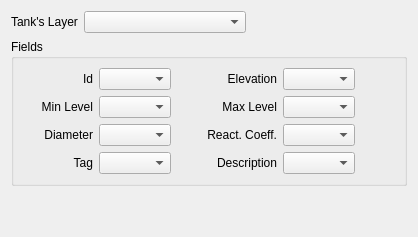
           <widget class="QWidget" name="tabTanks">
            <attribute name="title">
             <string>Tanks</string>
            </attribute>
            <layout class="QGridLayout" name="gridLayout_17">
             <item row="0" column="0">
              <layout class="QGridLayout" name="gridLayout_15">
               <item row="0" column="0">
                <layout class="QHBoxLayout" name="horizontalLayout_25">
                 <item>
                  <widget class="QLabel" name="label_43">
                   <property name="text">
                    <string>Tank's Layer</string>
                   </property>
                  </widget>
                 </item>
                 <item>
                  <widget class="QComboBox" name="cbTankLayer">
                   <property name="sizePolicy">
                    <sizepolicy hsizetype="Expanding" vsizetype="Fixed">
                     <horstretch>0</horstretch>
                     <verstretch>0</verstretch>
                    </sizepolicy>
                   </property>
                  </widget>
                 </item>
                 <item>
                  <spacer name="horizontalSpacer_21">
                   <property name="orientation">
                    <enum>Qt::Horizontal</enum>
                   </property>
                   <property name="sizeHint" stdset="0">
                    <size>
                     <width>40</width>
                     <height>20</height>
                    </size>
                   </property>
                  </spacer>
                 </item>
                </layout>
               </item>
               <item row="1" column="0">
                <widget class="QGroupBox" name="gbTanks">
                 <property name="sizePolicy">
                  <sizepolicy hsizetype="Expanding" vsizetype="Fixed">
                   <horstretch>0</horstretch>
                   <verstretch>0</verstretch>
                  </sizepolicy>
                 </property>
                 <property name="title">
                  <string>Fields</string>
                 </property>
                 <layout class="QGridLayout" name="gridLayout_16">
                  <item row="0" column="1">
                   <layout class="QGridLayout" name="gridLayout_28">
                    <item row="0" column="4">
                     <spacer name="horizontalSpacer_22">
                      <property name="orientation">
                       <enum>Qt::Horizontal</enum>
                      </property>
                      <property name="sizeHint" stdset="0">
                       <size>
                        <width>40</width>
                        <height>20</height>
                       </size>
                      </property>
                     </spacer>
                    </item>
                    <item row="1" column="2">
                     <widget class="QLabel" name="label_48">
                      <property name="minimumSize">
                       <size>
                        <width>100</width>
                        <height>0</height>
                       </size>
                      </property>
                      <property name="text">
                       <string>Max Level</string>
                      </property>
                      <property name="alignment">
                       <set>Qt::AlignRight|Qt::AlignTrailing|Qt::AlignVCenter</set>
                      </property>
                     </widget>
                    </item>
                    <item row="3" column="0">
                     <widget class="QLabel" name="label_54">
                      <property name="minimumSize">
                       <size>
                        <width>70</width>
                        <height>0</height>
                       </size>
                      </property>
                      <property name="text">
                       <string>Tag</string>
                      </property>
                      <property name="alignment">
                       <set>Qt::AlignRight|Qt::AlignTrailing|Qt::AlignVCenter</set>
                      </property>
                     </widget>
                    </item>
                    <item row="3" column="3">
                     <widget class="QComboBox" name="cbTank_Descr">
                      <property name="sizePolicy">
                       <sizepolicy hsizetype="Expanding" vsizetype="Fixed">
                        <horstretch>0</horstretch>
                        <verstretch>0</verstretch>
                       </sizepolicy>
                      </property>
                     </widget>
                    </item>
                    <item row="1" column="4">
                     <spacer name="horizontalSpacer_23">
                      <property name="orientation">
                       <enum>Qt::Horizontal</enum>
                      </property>
                      <property name="sizeHint" stdset="0">
                       <size>
                        <width>40</width>
                        <height>20</height>
                       </size>
                      </property>
                     </spacer>
                    </item>
                    <item row="2" column="1">
                     <widget class="QComboBox" name="cbTank_Diameter">
                      <property name="sizePolicy">
                       <sizepolicy hsizetype="Expanding" vsizetype="Fixed">
                        <horstretch>0</horstretch>
                        <verstretch>0</verstretch>
                       </sizepolicy>
                      </property>
                     </widget>
                    </item>
                    <item row="1" column="3">
                     <widget class="QComboBox" name="cbTank_MaxLevel">
                      <property name="sizePolicy">
                       <sizepolicy hsizetype="Expanding" vsizetype="Fixed">
                        <horstretch>0</horstretch>
                        <verstretch>0</verstretch>
                       </sizepolicy>
                      </property>
                     </widget>
                    </item>
                    <item row="1" column="0">
                     <widget class="QLabel" name="label_47">
                      <property name="minimumSize">
                       <size>
                        <width>70</width>
                        <height>0</height>
                       </size>
                      </property>
                      <property name="text">
                       <string>Min Level</string>
                      </property>
                      <property name="alignment">
                       <set>Qt::AlignRight|Qt::AlignTrailing|Qt::AlignVCenter</set>
                      </property>
                     </widget>
                    </item>
                    <item row="2" column="3">
                     <widget class="QComboBox" name="cbTank_ReactCoeff">
                      <property name="sizePolicy">
                       <sizepolicy hsizetype="Expanding" vsizetype="Fixed">
                        <horstretch>0</horstretch>
                        <verstretch>0</verstretch>
                       </sizepolicy>
                      </property>
                     </widget>
                    </item>
                    <item row="3" column="2">
                     <widget class="QLabel" name="label_55">
                      <property name="minimumSize">
                       <size>
                        <width>100</width>
                        <height>0</height>
                       </size>
                      </property>
                      <property name="text">
                       <string>Description</string>
                      </property>
                      <property name="alignment">
                       <set>Qt::AlignRight|Qt::AlignTrailing|Qt::AlignVCenter</set>
                      </property>
                     </widget>
                    </item>
                    <item row="3" column="1">
                     <widget class="QComboBox" name="cbTank_Tag">
                      <property name="sizePolicy">
                       <sizepolicy hsizetype="Expanding" vsizetype="Fixed">
                        <horstretch>0</horstretch>
                        <verstretch>0</verstretch>
                       </sizepolicy>
                      </property>
                     </widget>
                    </item>
                    <item row="1" column="1">
                     <widget class="QComboBox" name="cbTank_MinLevel">
                      <property name="sizePolicy">
                       <sizepolicy hsizetype="Expanding" vsizetype="Fixed">
                        <horstretch>0</horstretch>
                        <verstretch>0</verstretch>
                       </sizepolicy>
                      </property>
                     </widget>
                    </item>
                    <item row="2" column="4">
                     <spacer name="horizontalSpacer_24">
                      <property name="orientation">
                       <enum>Qt::Horizontal</enum>
                      </property>
                      <property name="sizeHint" stdset="0">
                       <size>
                        <width>40</width>
                        <height>20</height>
                       </size>
                      </property>
                     </spacer>
                    </item>
                    <item row="3" column="4">
                     <spacer name="horizontalSpacer_27">
                      <property name="orientation">
                       <enum>Qt::Horizontal</enum>
                      </property>
                      <property name="sizeHint" stdset="0">
                       <size>
                        <width>40</width>
                        <height>20</height>
                       </size>
                      </property>
                     </spacer>
                    </item>
                    <item row="0" column="1">
                     <widget class="QComboBox" name="cbTank_Id">
                      <property name="sizePolicy">
                       <sizepolicy hsizetype="Expanding" vsizetype="Fixed">
                        <horstretch>0</horstretch>
                        <verstretch>0</verstretch>
                       </sizepolicy>
                      </property>
                     </widget>
                    </item>
                    <item row="0" column="0">
                     <widget class="QLabel" name="label_44">
                      <property name="minimumSize">
                       <size>
                        <width>70</width>
                        <height>0</height>
                       </size>
                      </property>
                      <property name="text">
                       <string>Id</string>
                      </property>
                      <property name="alignment">
                       <set>Qt::AlignRight|Qt::AlignTrailing|Qt::AlignVCenter</set>
                      </property>
                     </widget>
                    </item>
                    <item row="0" column="3">
                     <widget class="QComboBox" name="cbTank_Elevat">
                      <property name="sizePolicy">
                       <sizepolicy hsizetype="Expanding" vsizetype="Fixed">
                        <horstretch>0</horstretch>
                        <verstretch>0</verstretch>
                       </sizepolicy>
                      </property>
                     </widget>
                    </item>
                    <item row="2" column="0">
                     <widget class="QLabel" name="label_49">
                      <property name="minimumSize">
                       <size>
                        <width>70</width>
                        <height>0</height>
                       </size>
                      </property>
                      <property name="text">
                       <string>Diameter</string>
                      </property>
                      <property name="alignment">
                       <set>Qt::AlignRight|Qt::AlignTrailing|Qt::AlignVCenter</set>
                      </property>
                     </widget>
                    </item>
                    <item row="2" column="2">
                     <widget class="QLabel" name="label_56">
                      <property name="minimumSize">
                       <size>
                        <width>100</width>
                        <height>0</height>
                       </size>
                      </property>
                      <property name="text">
                       <string>React. Coeff.</string>
                      </property>
                      <property name="alignment">
                       <set>Qt::AlignRight|Qt::AlignTrailing|Qt::AlignVCenter</set>
                      </property>
                     </widget>
                    </item>
                    <item row="0" column="2">
                     <widget class="QLabel" name="label_45">
                      <property name="minimumSize">
                       <size>
                        <width>100</width>
                        <height>0</height>
                       </size>
                      </property>
                      <property name="text">
                       <string>Elevation</string>
                      </property>
                      <property name="alignment">
                       <set>Qt::AlignRight|Qt::AlignTrailing|Qt::AlignVCenter</set>
                      </property>
                     </widget>
                    </item>
                   </layout>
                  </item>
                 </layout>
                </widget>
               </item>
               <item row="2" column="0">
                <spacer name="verticalSpacer_5">
                 <property name="orientation">
                  <enum>Qt::Vertical</enum>
                 </property>
                 <property name="sizeHint" stdset="0">
                  <size>
                   <width>20</width>
                   <height>40</height>
                  </size>
                 </property>
                </spacer>
               </item>
              </layout>
             </item>
            </layout>
           </widget>
